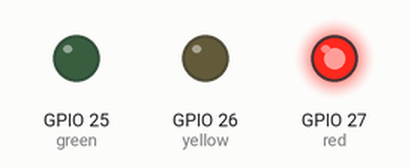
Simulated run of this program. Board: ESP32 board running MicroPython. On the bench: output pins drawn as LEDs (lit = HIGH).

Above: at 0.05 s.
At 1.45 s:
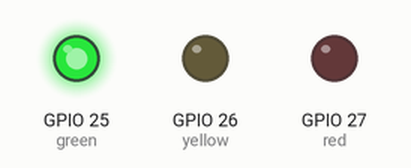
At 2.85 s:
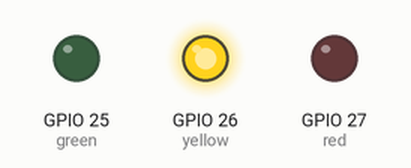
Timing chart, 0 to 3.1 s (numbered marks = the images above):
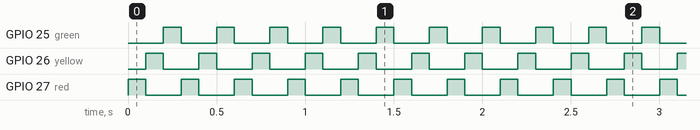

Measured:
- by itself, GPIO 25 (green), GPIO 26 (yellow), GPIO 27 (red): alternates HIGH for 0.10 s and LOW for 0.20 s

The program:

jedag_jedug.py
```python
from machine import Pin
from time import sleep

red = Pin(27, Pin.OUT)
yellow = Pin(26, Pin.OUT)
green = Pin(25, Pin.OUT)

try:
    while True:
        red.on()
        sleep(0.1)
        red.off()
        yellow.on()
        sleep(0.1)
        yellow.off()
        green.on()
        sleep(0.1)
        green.off()
except:
    red.off()
    yellow.off()
    green.off()
```
